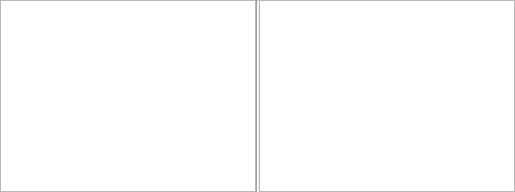
          <widget class="QWidget" name="lily_data_stackPage1">
           <attribute name="icon">
            <iconset>
             <normaloff>:/newPrefix/lily_walk_norm.png</normaloff>
             <activeon>:/newPrefix/onePaw.png</activeon>:/newPrefix/lily_walk_norm.png</iconset>
           </attribute>
           <attribute name="title">
            <string/>
           </attribute>
           <layout class="QGridLayout" name="gridLayout_42">
            <property name="leftMargin">
             <number>0</number>
            </property>
            <property name="topMargin">
             <number>0</number>
            </property>
            <property name="rightMargin">
             <number>0</number>
            </property>
            <property name="bottomMargin">
             <number>0</number>
            </property>
            <property name="spacing">
             <number>0</number>
            </property>
            <item row="1" column="0" colspan="2">
             <widget class="QFrame" name="frame_35">
              <layout class="QGridLayout" name="gridLayout_43">
               <property name="leftMargin">
                <number>0</number>
               </property>
               <property name="topMargin">
                <number>0</number>
               </property>
               <property name="rightMargin">
                <number>0</number>
               </property>
               <property name="bottomMargin">
                <number>0</number>
               </property>
               <property name="spacing">
                <number>0</number>
               </property>
               <item row="0" column="0">
                <widget class="QFrame" name="frame_36">
                 <layout class="QGridLayout" name="gridLayout_34">
                  <property name="leftMargin">
                   <number>0</number>
                  </property>
                  <property name="topMargin">
                   <number>0</number>
                  </property>
                  <property name="rightMargin">
                   <number>0</number>
                  </property>
                  <property name="bottomMargin">
                   <number>0</number>
                  </property>
                  <property name="spacing">
                   <number>0</number>
                  </property>
                  <item row="1" column="0">
                   <widget class="QTableView" name="lily_walk_table">
                    <property name="styleSheet">
                     <string notr="true"/>
                    </property>
                    <property name="showGrid">
                     <bool>false</bool>
                    </property>
                    <property name="sortingEnabled">
                     <bool>true</bool>
                    </property>
                    <property name="cornerButtonEnabled">
                     <bool>false</bool>
                    </property>
                    <attribute name="horizontalHeaderCascadingSectionResizes">
                     <bool>true</bool>
                    </attribute>
                    <attribute name="horizontalHeaderMinimumSectionSize">
                     <number>75</number>
                    </attribute>
                    <attribute name="horizontalHeaderDefaultSectionSize">
                     <number>100</number>
                    </attribute>
                    <attribute name="horizontalHeaderStretchLastSection">
                     <bool>true</bool>
                    </attribute>
                    <attribute name="verticalHeaderVisible">
                     <bool>false</bool>
                    </attribute>
                    <attribute name="verticalHeaderCascadingSectionResizes">
                     <bool>true</bool>
                    </attribute>
                    <attribute name="verticalHeaderShowSortIndicator" stdset="0">
                     <bool>true</bool>
                    </attribute>
                   </widget>
                  </item>
                  <item row="1" column="2">
                   <widget class="QTableView" name="lily_walk_note_table">
                    <property name="styleSheet">
                     <string notr="true"/>
                    </property>
                    <property name="showGrid">
                     <bool>false</bool>
                    </property>
                    <property name="sortingEnabled">
                     <bool>true</bool>
                    </property>
                    <attribute name="horizontalHeaderCascadingSectionResizes">
                     <bool>true</bool>
                    </attribute>
                    <attribute name="horizontalHeaderMinimumSectionSize">
                     <number>15</number>
                    </attribute>
                    <attribute name="horizontalHeaderDefaultSectionSize">
                     <number>100</number>
                    </attribute>
                    <attribute name="horizontalHeaderStretchLastSection">
                     <bool>true</bool>
                    </attribute>
                    <attribute name="verticalHeaderVisible">
                     <bool>false</bool>
                    </attribute>
                    <attribute name="verticalHeaderCascadingSectionResizes">
                     <bool>true</bool>
                    </attribute>
                    <attribute name="verticalHeaderShowSortIndicator" stdset="0">
                     <bool>true</bool>
                    </attribute>
                   </widget>
                  </item>
                  <item row="1" column="1">
                   <widget class="Line" name="line_4">
                    <property name="orientation">
                     <enum>Qt::Vertical</enum>
                    </property>
                   </widget>
                  </item>
                 </layout>
                </widget>
               </item>
              </layout>
             </widget>
            </item>
           </layout>
          </widget>
